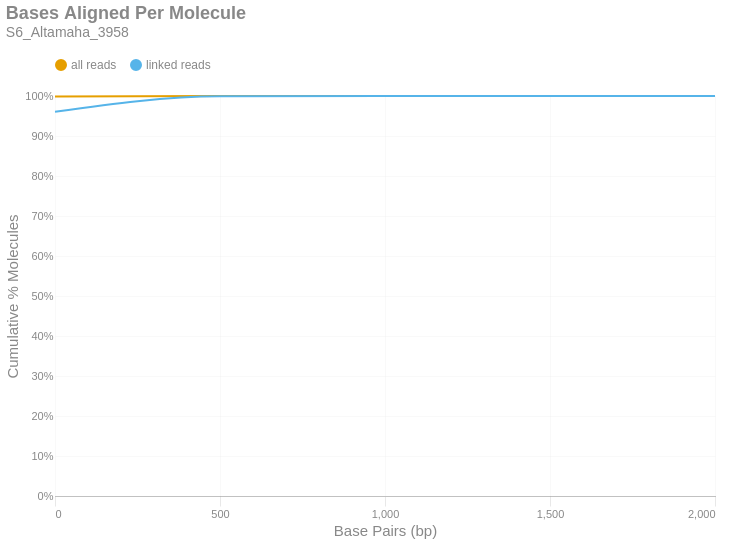

Here is the notebook cell this chart was saved with:
### Markdown cell above
### Bases Aligned Per Molecule
This is a cumulative frequency distribution showing the number of base pairs aligned per unique molecule. These data are shown in 500 bp bins. There are two distributions: one with `all reads` (yellow) and another with only `linked reads` (blue). The percent of molecules in the `linked reads` distribution is relative to the total number of linked molecules.

### Code cell
if SKIPLR:
    print_html(f"Skipped")
else:
    binned_df = consolidated_hist(valids['aligned_bp'], mask, 500, True)
    with SafeRender(binned_df):
        (
            density_plot(binned_df, 'Bases Aligned Per Molecule', samplename, 'basesper')
            .encode(
                x=alt.X('bin:Q', title="Base Pairs (bp)").axis(tickMinStep=500).scale(padding=0),
                y=alt.Y('value:Q', title='Cumulative % Molecules')
                    .axis(format='%')
                    .scale(domain = [0,1])
                    .stack(False),
                color=alt.Color("key:N").scale(domain = ["all reads", "linked reads"]),
                tooltip = [
                    alt.Tooltip("key:N", title = "Data Type"),
                    alt.Tooltip("range_label:N", title="Bases Aligned Per Molecule"),
                    alt.Tooltip("value:Q", format = ".2%", title="% Molecules (Cum.)")
                ]
            )
        ).display()

### Figure 1 — Vega-Lite specification as saved in the notebook (floating-point values rounded to 4 significant figures)
{"width": "container", "height": 400, "config": {"title": {"anchor": "start", "dy": -15, "fontSize": 18, "color": "#888888", "subtitleColor": "#888888", "subtitleFontSize": 14}, "arc": {"fill": "#0072B2"}, "axis": {"domainColor": "#888888", "domainWidth": 0.5, "gridWidth": 0.2, "grid": false, "titleFontWeight": 400, "titleFontSize": 15, "labelFontSize": 11, "labelColor": "#888888", "tickColor": "#888888", "tickWidth": 0.2, "titleColor": "#888888"}, "axisBand": {"grid": false}, "axisX": {"grid": true, "tickSize": 10, "domainCap": "round"}, "axisY": {"domain": false, "grid": true, "tickSize": 0, "domainCap": "round"}, "background": "transparent", "header": {"labelFontSize": 15, "labelColor": "#888888", "titleFontSize": 15, "titleFontWeight": 600, "titleColor": "#888888"}, "legend": {"labelFont": "sans-serif", "labelFontSize": 12, "labelColor": "#888888", "symbolSize": 100, "symbolType": "circle", "titleFontSize": 12, "titlePadding": 10, "titleColor": "#888888", "title": null, "orient": "top"}, "range": {"category": ["#E69F00", "#56B4E9", "#009E73", "#F0E442", "#0072B2", "#D55E00", "#CC79A7", "#000000"], "diverging": ["#cfe8f3", "#a2d4ec", "#73bfe2", "#46abdb", "#1696d2", "#12719e"]}, "area": {"fill": "#0072B2", "fillOpacity": 0.7, "line": true, "strokeOpacity": 0.7}, "line": {"color": "#0072B2", "stroke": "#0072B2", "strokeWidth": 2}, "trail": {"color": "#0072B2", "stroke": "#0072B2", "strokeWidth": 0, "size": 1}, "point": {"filled": true, "fillOpacity": 1.0, "size": 95}, "text": {"color": "#888888", "fontSize": 11, "align": "right", "fontWeight": 400, "size": 11}, "bar": {"fill": "#0072B2", "stroke": null}, "view": {"stroke": null, "continuousWidth": 660, "continuousHeight": 400}}, "data": {"name": "data-607fc9490d3f6f8bf0e2b825b5fc757d"}, "mark": {"type": "line", "interpolate": "monotone", "point": {"opacity": 0, "size": 275}}, "encoding": {"color": {"field": "key", "scale": {"domain": ["all reads", "linked reads"]}, "type": "nominal"}, "tooltip": [{"field": "key", "title": "Data Type", "type": "nominal"}, {"field": "range_label", "title": "Bases Aligned Per Molecule", "type": "nominal"}, {"field": "value", "format": ".2%", "title": "% Molecules (Cum.)", "type": "quantitative"}], "x": {"axis": {"tickMinStep": 500}, "field": "bin", "scale": {"padding": 0}, "title": "Base Pairs (bp)", "type": "quantitative"}, "y": {"axis": {"format": "%"}, "field": "value", "scale": {"domain": [0, 1]}, "stack": false, "title": "Cumulative % Molecules", "type": "quantitative"}}, "params": [{"name": "param_c36ac31b6afebe62", "select": {"type": "point", "fields": ["key"]}, "bind": "legend"}], "title": {"text": "Bases Aligned Per Molecule", "subtitle": "S6_Altamaha_3958"}, "transform": [{"fold": ["all reads (cumsum)", "linked reads (cumsum)"]}, {"calculate": "replace(datum.key, ' (cumsum)', '')", "as": "key"}, {"filter": {"param": "param_c36ac31b6afebe62"}}], "usermeta": {"embedOptions": {"downloadFileName": "S6_Altamaha_3958.basesper"}}, "$schema": "https://vega.github.io/schema/vega-lite/v6.1.0.json", "datasets": {"data-607fc9490d3f6f8bf0e2b825b5fc757d": [{"bin": "0.0", "interval": "0.0-500.0", "all reads": 0.9986, "linked reads": 0.9605, "all reads (cumsum)": 0.9986, "linked reads (cumsum)": 0.9605, "range_label": "0-499"}, {"bin": "500.0", "interval": "500.0-1000.0", "all reads": 0.001427, "linked reads": 0.03893, "all reads (cumsum)": 1.0, "linked reads (cumsum)": 0.9995, "range_label": "500-999"}, {"bin": "1000.0", "interval": "1000.0-1500.0", "all reads": 1.883e-05, "linked reads": 0.0004593, "all reads (cumsum)": 1.0, "linked reads (cumsum)": 0.9999, "range_label": "1000-1499"}, {"bin": "1500.0", "interval": "1500.0-2000.0", "all reads": 1.345e-06, "linked reads": 3.828e-05, "all reads (cumsum)": 1.0, "linked reads (cumsum)": 1.0, "range_label": "1500-1999"}, {"bin": "2000.0", "interval": "2000.0-2500.0", "all reads": 1.345e-06, "linked reads": 3.828e-05, "all reads (cumsum)": 1.0, "linked reads (cumsum)": 1.0, "range_label": "2000-2499"}]}}
